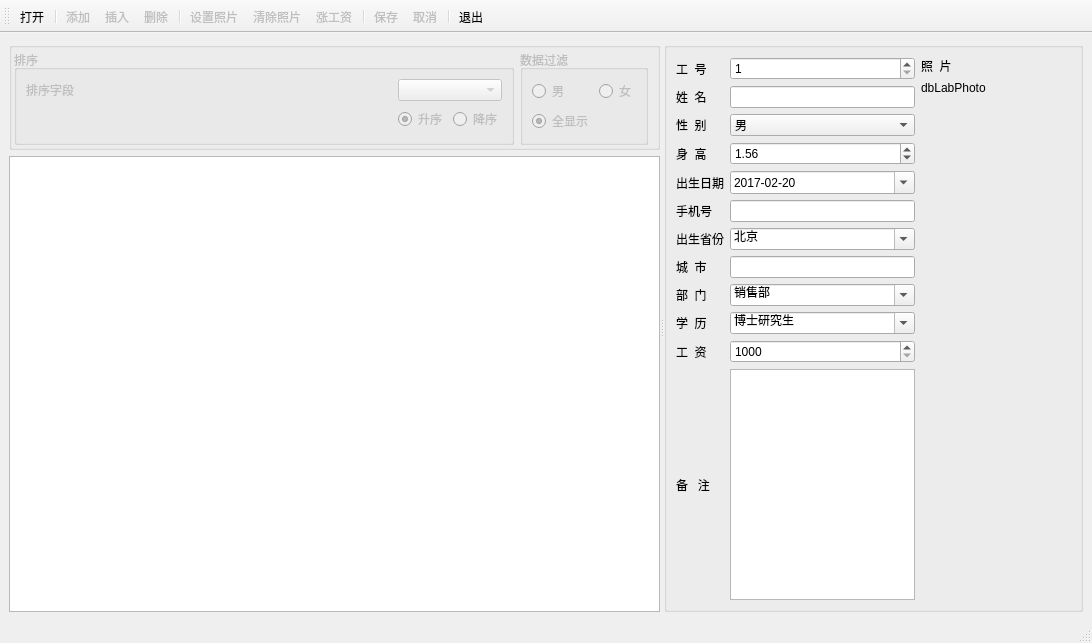
<?xml version="1.0" encoding="UTF-8"?>
<ui version="4.0">
 <class>MainWindow</class>
 <widget class="QMainWindow" name="MainWindow">
  <property name="geometry">
   <rect>
    <x>0</x>
    <y>0</y>
    <width>1092</width>
    <height>643</height>
   </rect>
  </property>
  <property name="windowTitle">
   <string>MainWindow</string>
  </property>
  <widget class="QWidget" name="centralwidget">
   <layout class="QGridLayout" name="gridLayout_4">
    <item row="0" column="0">
     <widget class="QSplitter" name="splitter">
      <property name="orientation">
       <enum>Qt::Horizontal</enum>
      </property>
      <widget class="QWidget" name="layoutWidget">
       <layout class="QVBoxLayout" name="verticalLayout_2">
        <item>
         <widget class="QGroupBox" name="groupBox_2">
          <property name="title">
           <string/>
          </property>
          <layout class="QHBoxLayout" name="horizontalLayout_2">
           <property name="spacing">
            <number>6</number>
           </property>
           <property name="leftMargin">
            <number>2</number>
           </property>
           <property name="topMargin">
            <number>2</number>
           </property>
           <property name="bottomMargin">
            <number>2</number>
           </property>
           <item>
            <widget class="QGroupBox" name="groupBoxSort">
             <property name="enabled">
              <bool>false</bool>
             </property>
             <property name="minimumSize">
              <size>
               <width>500</width>
               <height>0</height>
              </size>
             </property>
             <property name="title">
              <string>排序</string>
             </property>
             <layout class="QGridLayout" name="gridLayout_3">
              <item row="0" column="0">
               <widget class="QLabel" name="label_14">
                <property name="text">
                 <string>排序字段</string>
                </property>
               </widget>
              </item>
              <item row="0" column="1" colspan="2">
               <widget class="QComboBox" name="comboFields"/>
              </item>
              <item row="1" column="0">
               <spacer name="horizontalSpacer">
                <property name="orientation">
                 <enum>Qt::Horizontal</enum>
                </property>
                <property name="sizeHint" stdset="0">
                 <size>
                  <width>40</width>
                  <height>20</height>
                 </size>
                </property>
               </spacer>
              </item>
              <item row="1" column="1">
               <widget class="QRadioButton" name="radioBtnAscend">
                <property name="text">
                 <string>升序</string>
                </property>
                <property name="checked">
                 <bool>true</bool>
                </property>
               </widget>
              </item>
              <item row="1" column="2">
               <widget class="QRadioButton" name="radioBtnDescend">
                <property name="text">
                 <string>降序</string>
                </property>
               </widget>
              </item>
             </layout>
            </widget>
           </item>
           <item>
            <widget class="QGroupBox" name="groupBoxFilter">
             <property name="enabled">
              <bool>false</bool>
             </property>
             <property name="title">
              <string>数据过滤</string>
             </property>
             <layout class="QGridLayout" name="gridLayout_2">
              <item row="0" column="0">
               <widget class="QRadioButton" name="radioBtnMan">
                <property name="text">
                 <string>男</string>
                </property>
               </widget>
              </item>
              <item row="0" column="1">
               <widget class="QRadioButton" name="radioBtnWoman">
                <property name="text">
                 <string>女</string>
                </property>
               </widget>
              </item>
              <item row="1" column="0">
               <widget class="QRadioButton" name="radioBtnBoth">
                <property name="text">
                 <string>全显示</string>
                </property>
                <property name="checked">
                 <bool>true</bool>
                </property>
               </widget>
              </item>
              <item row="1" column="1">
               <spacer name="horizontalSpacer_2">
                <property name="orientation">
                 <enum>Qt::Horizontal</enum>
                </property>
                <property name="sizeHint" stdset="0">
                 <size>
                  <width>40</width>
                  <height>20</height>
                 </size>
                </property>
               </spacer>
              </item>
             </layout>
            </widget>
           </item>
           <item>
            <spacer name="horizontalSpacer_3">
             <property name="orientation">
              <enum>Qt::Horizontal</enum>
             </property>
             <property name="sizeHint" stdset="0">
              <size>
               <width>45</width>
               <height>20</height>
              </size>
             </property>
            </spacer>
           </item>
          </layout>
         </widget>
        </item>
        <item>
         <widget class="QTableView" name="tableView">
          <property name="editTriggers">
           <set>QAbstractItemView::AnyKeyPressed|QAbstractItemView::DoubleClicked|QAbstractItemView::EditKeyPressed|QAbstractItemView::SelectedClicked</set>
          </property>
         </widget>
        </item>
       </layout>
      </widget>
      <widget class="QGroupBox" name="groupBox">
       <property name="title">
        <string/>
       </property>
       <layout class="QHBoxLayout" name="horizontalLayout">
        <item>
         <layout class="QGridLayout" name="gridLayout">
          <item row="0" column="0">
           <widget class="QLabel" name="label">
            <property name="text">
             <string>工  号</string>
            </property>
            <property name="buddy">
             <cstring>dbSpinEmpNo</cstring>
            </property>
           </widget>
          </item>
          <item row="0" column="1">
           <widget class="QSpinBox" name="dbSpinEmpNo">
            <property name="minimum">
             <number>1</number>
            </property>
            <property name="maximum">
             <number>10000</number>
            </property>
           </widget>
          </item>
          <item row="1" column="0">
           <widget class="QLabel" name="label_2">
            <property name="text">
             <string>姓  名</string>
            </property>
            <property name="buddy">
             <cstring>dbEditName</cstring>
            </property>
           </widget>
          </item>
          <item row="1" column="1">
           <widget class="QLineEdit" name="dbEditName"/>
          </item>
          <item row="2" column="0">
           <widget class="QLabel" name="label_3">
            <property name="text">
             <string>性  别</string>
            </property>
            <property name="buddy">
             <cstring>dbComboSex</cstring>
            </property>
           </widget>
          </item>
          <item row="2" column="1">
           <widget class="QComboBox" name="dbComboSex">
            <item>
             <property name="text">
              <string>男</string>
             </property>
            </item>
            <item>
             <property name="text">
              <string>女</string>
             </property>
            </item>
           </widget>
          </item>
          <item row="3" column="0">
           <widget class="QLabel" name="label_4">
            <property name="text">
             <string>身  高</string>
            </property>
            <property name="buddy">
             <cstring>dbSpinHeight</cstring>
            </property>
           </widget>
          </item>
          <item row="3" column="1">
           <widget class="QDoubleSpinBox" name="dbSpinHeight">
            <property name="suffix">
             <string/>
            </property>
            <property name="maximum">
             <double>3.000000000000000</double>
            </property>
            <property name="singleStep">
             <double>0.010000000000000</double>
            </property>
            <property name="value">
             <double>1.560000000000000</double>
            </property>
           </widget>
          </item>
          <item row="4" column="0">
           <widget class="QLabel" name="label_5">
            <property name="text">
             <string>出生日期</string>
            </property>
            <property name="buddy">
             <cstring>dbEditBirth</cstring>
            </property>
           </widget>
          </item>
          <item row="4" column="1">
           <widget class="QDateEdit" name="dbEditBirth">
            <property name="displayFormat">
             <string>yyyy-MM-dd</string>
            </property>
            <property name="calendarPopup">
             <bool>true</bool>
            </property>
            <property name="date">
             <date>
              <year>2017</year>
              <month>2</month>
              <day>20</day>
             </date>
            </property>
           </widget>
          </item>
          <item row="5" column="0">
           <widget class="QLabel" name="label_10">
            <property name="text">
             <string>手机号</string>
            </property>
            <property name="buddy">
             <cstring>dbEditMobile</cstring>
            </property>
           </widget>
          </item>
          <item row="5" column="1">
           <widget class="QLineEdit" name="dbEditMobile"/>
          </item>
          <item row="6" column="0">
           <widget class="QLabel" name="label_7">
            <property name="text">
             <string>出生省份</string>
            </property>
            <property name="buddy">
             <cstring>dbComboProvince</cstring>
            </property>
           </widget>
          </item>
          <item row="6" column="1">
           <widget class="QComboBox" name="dbComboProvince">
            <property name="editable">
             <bool>true</bool>
            </property>
            <item>
             <property name="text">
              <string>北京</string>
             </property>
            </item>
            <item>
             <property name="text">
              <string>上海</string>
             </property>
            </item>
            <item>
             <property name="text">
              <string>天津</string>
             </property>
            </item>
            <item>
             <property name="text">
              <string>重庆</string>
             </property>
            </item>
            <item>
             <property name="text">
              <string>安徽</string>
             </property>
            </item>
            <item>
             <property name="text">
              <string>河北</string>
             </property>
            </item>
            <item>
             <property name="text">
              <string>河南</string>
             </property>
            </item>
            <item>
             <property name="text">
              <string>湖北</string>
             </property>
            </item>
            <item>
             <property name="text">
              <string>湖南</string>
             </property>
            </item>
            <item>
             <property name="text">
              <string>山西</string>
             </property>
            </item>
            <item>
             <property name="text">
              <string>山东</string>
             </property>
            </item>
            <item>
             <property name="text">
              <string>陕西</string>
             </property>
            </item>
            <item>
             <property name="text">
              <string>江苏</string>
             </property>
            </item>
            <item>
             <property name="text">
              <string>江西</string>
             </property>
            </item>
           </widget>
          </item>
          <item row="7" column="0">
           <widget class="QLabel" name="label_8">
            <property name="text">
             <string>城  市</string>
            </property>
            <property name="buddy">
             <cstring>dbEditCity</cstring>
            </property>
           </widget>
          </item>
          <item row="7" column="1">
           <widget class="QLineEdit" name="dbEditCity"/>
          </item>
          <item row="8" column="0">
           <widget class="QLabel" name="label_6">
            <property name="text">
             <string>部  门</string>
            </property>
            <property name="buddy">
             <cstring>dbComboDep</cstring>
            </property>
           </widget>
          </item>
          <item row="8" column="1">
           <widget class="QComboBox" name="dbComboDep">
            <property name="editable">
             <bool>true</bool>
            </property>
            <item>
             <property name="text">
              <string>销售部</string>
             </property>
            </item>
            <item>
             <property name="text">
              <string>技术部</string>
             </property>
            </item>
            <item>
             <property name="text">
              <string>生产部</string>
             </property>
            </item>
            <item>
             <property name="text">
              <string>行政部</string>
             </property>
            </item>
           </widget>
          </item>
          <item row="11" column="1">
           <widget class="QPlainTextEdit" name="dbEditMemo">
            <property name="maximumSize">
             <size>
              <width>16777215</width>
              <height>16777215</height>
             </size>
            </property>
           </widget>
          </item>
          <item row="11" column="0">
           <widget class="QLabel" name="label_9">
            <property name="text">
             <string>备   注</string>
            </property>
            <property name="buddy">
             <cstring>dbEditMemo</cstring>
            </property>
           </widget>
          </item>
          <item row="9" column="0">
           <widget class="QLabel" name="label_11">
            <property name="text">
             <string>学  历</string>
            </property>
            <property name="buddy">
             <cstring>dbComboEdu</cstring>
            </property>
           </widget>
          </item>
          <item row="10" column="1">
           <widget class="QSpinBox" name="dbSpinSalary">
            <property name="prefix">
             <string/>
            </property>
            <property name="minimum">
             <number>1000</number>
            </property>
            <property name="maximum">
             <number>50000</number>
            </property>
            <property name="singleStep">
             <number>100</number>
            </property>
            <property name="value">
             <number>1000</number>
            </property>
           </widget>
          </item>
          <item row="10" column="0">
           <widget class="QLabel" name="label_12">
            <property name="text">
             <string>工  资</string>
            </property>
            <property name="buddy">
             <cstring>dbSpinSalary</cstring>
            </property>
           </widget>
          </item>
          <item row="9" column="1">
           <widget class="QComboBox" name="dbComboEdu">
            <property name="editable">
             <bool>true</bool>
            </property>
            <item>
             <property name="text">
              <string>博士研究生</string>
             </property>
            </item>
            <item>
             <property name="text">
              <string>硕士研究生</string>
             </property>
            </item>
            <item>
             <property name="text">
              <string>大学本科</string>
             </property>
            </item>
            <item>
             <property name="text">
              <string>大学专科</string>
             </property>
            </item>
            <item>
             <property name="text">
              <string>高中</string>
             </property>
            </item>
            <item>
             <property name="text">
              <string>初中</string>
             </property>
            </item>
            <item>
             <property name="text">
              <string>小学</string>
             </property>
            </item>
           </widget>
          </item>
         </layout>
        </item>
        <item>
         <layout class="QVBoxLayout" name="verticalLayout">
          <item>
           <widget class="QLabel" name="label_13">
            <property name="text">
             <string>照  片</string>
            </property>
           </widget>
          </item>
          <item>
           <widget class="QLabel" name="dbLabPhoto">
            <property name="minimumSize">
             <size>
              <width>150</width>
              <height>0</height>
             </size>
            </property>
            <property name="maximumSize">
             <size>
              <width>350</width>
              <height>16777215</height>
             </size>
            </property>
            <property name="text">
             <string>dbLabPhoto</string>
            </property>
           </widget>
          </item>
          <item>
           <spacer name="verticalSpacer">
            <property name="orientation">
             <enum>Qt::Vertical</enum>
            </property>
            <property name="sizeHint" stdset="0">
             <size>
              <width>20</width>
              <height>40</height>
             </size>
            </property>
           </spacer>
          </item>
         </layout>
        </item>
       </layout>
      </widget>
     </widget>
    </item>
   </layout>
  </widget>
  <widget class="QStatusBar" name="statusbar"/>
  <widget class="QToolBar" name="maintoolBar">
   <property name="windowTitle">
    <string>toolBar</string>
   </property>
   <property name="toolButtonStyle">
    <enum>Qt::ToolButtonTextUnderIcon</enum>
   </property>
   <attribute name="toolBarArea">
    <enum>TopToolBarArea</enum>
   </attribute>
   <attribute name="toolBarBreak">
    <bool>false</bool>
   </attribute>
   <addaction name="actOpenDB"/>
   <addaction name="separator"/>
   <addaction name="actRecAppend"/>
   <addaction name="actRecInsert"/>
   <addaction name="actRecDelete"/>
   <addaction name="separator"/>
   <addaction name="actPhoto"/>
   <addaction name="actPhotoClear"/>
   <addaction name="actScan"/>
   <addaction name="separator"/>
   <addaction name="actSubmit"/>
   <addaction name="actRevert"/>
   <addaction name="separator"/>
   <addaction name="actQuit"/>
  </widget>
  <action name="actOpenDB">
   <property name="icon">
    <iconset resource="res.qrc">
     <normaloff>:/images/images/open3.bmp</normaloff>:/images/images/open3.bmp</iconset>
   </property>
   <property name="text">
    <string>打开</string>
   </property>
   <property name="toolTip">
    <string>打开数据库</string>
   </property>
  </action>
  <action name="actQuit">
   <property name="icon">
    <iconset resource="res.qrc">
     <normaloff>:/images/images/exit.bmp</normaloff>:/images/images/exit.bmp</iconset>
   </property>
   <property name="text">
    <string>退出</string>
   </property>
   <property name="toolTip">
    <string>退出</string>
   </property>
  </action>
  <action name="actRecAppend">
   <property name="enabled">
    <bool>false</bool>
   </property>
   <property name="icon">
    <iconset resource="res.qrc">
     <normaloff>:/images/images/316.bmp</normaloff>:/images/images/316.bmp</iconset>
   </property>
   <property name="text">
    <string>添加</string>
   </property>
   <property name="toolTip">
    <string>添加记录</string>
   </property>
  </action>
  <action name="actRecInsert">
   <property name="enabled">
    <bool>false</bool>
   </property>
   <property name="icon">
    <iconset resource="res.qrc">
     <normaloff>:/images/images/306.bmp</normaloff>:/images/images/306.bmp</iconset>
   </property>
   <property name="text">
    <string>插入</string>
   </property>
   <property name="toolTip">
    <string>插入记录</string>
   </property>
  </action>
  <action name="actSubmit">
   <property name="enabled">
    <bool>false</bool>
   </property>
   <property name="icon">
    <iconset resource="res.qrc">
     <normaloff>:/images/images/save1.bmp</normaloff>:/images/images/save1.bmp</iconset>
   </property>
   <property name="text">
    <string>保存</string>
   </property>
   <property name="toolTip">
    <string>保存修改</string>
   </property>
  </action>
  <action name="actRevert">
   <property name="enabled">
    <bool>false</bool>
   </property>
   <property name="icon">
    <iconset resource="res.qrc">
     <normaloff>:/images/images/ubdo.bmp</normaloff>:/images/images/ubdo.bmp</iconset>
   </property>
   <property name="text">
    <string>取消</string>
   </property>
   <property name="toolTip">
    <string>取消修改</string>
   </property>
  </action>
  <action name="actRecDelete">
   <property name="enabled">
    <bool>false</bool>
   </property>
   <property name="icon">
    <iconset resource="res.qrc">
     <normaloff>:/images/images/delete1.bmp</normaloff>:/images/images/delete1.bmp</iconset>
   </property>
   <property name="text">
    <string>删除</string>
   </property>
   <property name="toolTip">
    <string>删除记录</string>
   </property>
  </action>
  <action name="actPhoto">
   <property name="enabled">
    <bool>false</bool>
   </property>
   <property name="icon">
    <iconset resource="res.qrc">
     <normaloff>:/images/images/00.JPG</normaloff>:/images/images/00.JPG</iconset>
   </property>
   <property name="text">
    <string>设置照片</string>
   </property>
   <property name="toolTip">
    <string>设置照片</string>
   </property>
  </action>
  <action name="actPhotoClear">
   <property name="enabled">
    <bool>false</bool>
   </property>
   <property name="icon">
    <iconset resource="res.qrc">
     <normaloff>:/images/images/103.bmp</normaloff>:/images/images/103.bmp</iconset>
   </property>
   <property name="text">
    <string>清除照片</string>
   </property>
   <property name="toolTip">
    <string>清除照片</string>
   </property>
  </action>
  <action name="actScan">
   <property name="enabled">
    <bool>false</bool>
   </property>
   <property name="icon">
    <iconset resource="res.qrc">
     <normaloff>:/images/images/up.bmp</normaloff>:/images/images/up.bmp</iconset>
   </property>
   <property name="text">
    <string>涨工资</string>
   </property>
   <property name="toolTip">
    <string>涨工资</string>
   </property>
  </action>
 </widget>
 <resources>
  <include location="res.qrc"/>
 </resources>
 <connections>
  <connection>
   <sender>actQuit</sender>
   <signal>triggered()</signal>
   <receiver>MainWindow</receiver>
   <slot>close()</slot>
   <hints>
    <hint type="sourcelabel">
     <x>-1</x>
     <y>-1</y>
    </hint>
    <hint type="destinationlabel">
     <x>399</x>
     <y>299</y>
    </hint>
   </hints>
  </connection>
 </connections>
</ui>
